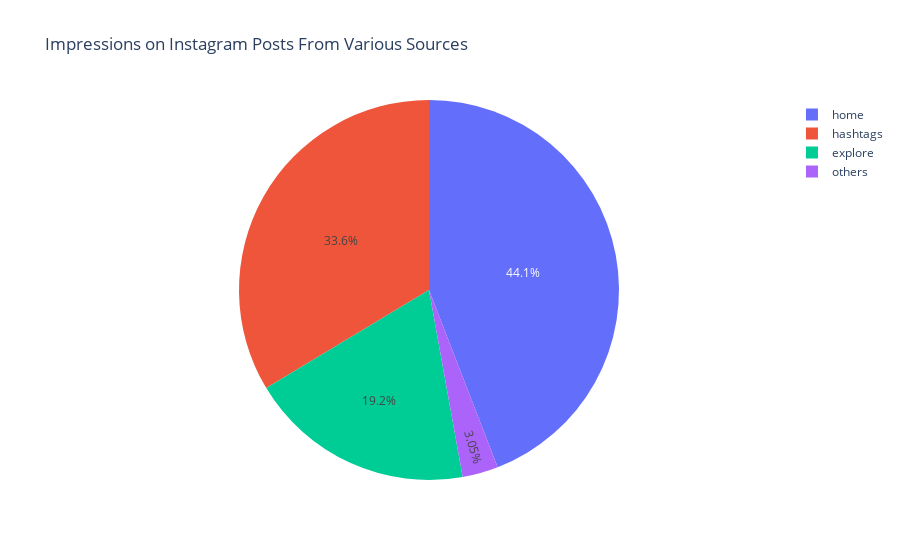

Notebook code cell kept with this figure:
### Code cell
home = data['From Home'].sum()
hashtags = data['From Hashtags'].sum()
explore = data['From Explore'].sum()
others = data['From Other'].sum()

label = ['home','hashtags', 'explore','others']
value = [home, hashtags, explore, others]

fig = px.pie(data, values=value, names=label, title='Impressions on Instagram Posts From Various Sources')
fig.show()

### Figure 1 — Plotly figure (JSON) as saved in the notebook; plotly's stock layout.template omitted (floating-point values rounded to 4 significant figures)
{"data": [{"domain": {"x": [0, 1], "y": [0, 1]}, "hovertemplate": "label=%{label}<br>value=%{value}<extra></extra>", "labels": ["home", "hashtags", "explore", "others"], "legendgroup": "", "name": "", "showlegend": true, "type": "pie", "values": [294619, 224614, 128294, 20360]}], "layout": {"legend": {"tracegroupgap": 0}, "title": {"text": "Impressions on Instagram Posts From Various Sources"}}}
